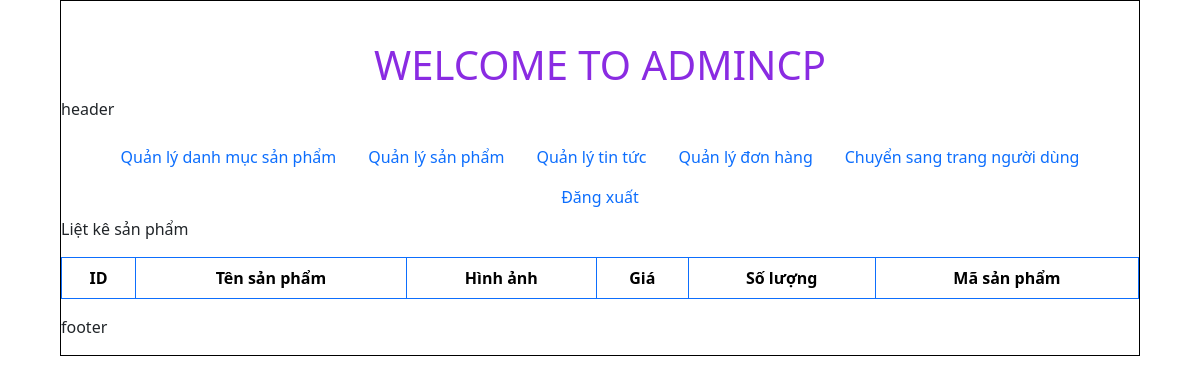
/admincp/index.php?action=quanlydonhang&query=lietkesanpham&id_donhang=107, run on an earlier commit of the app's database.
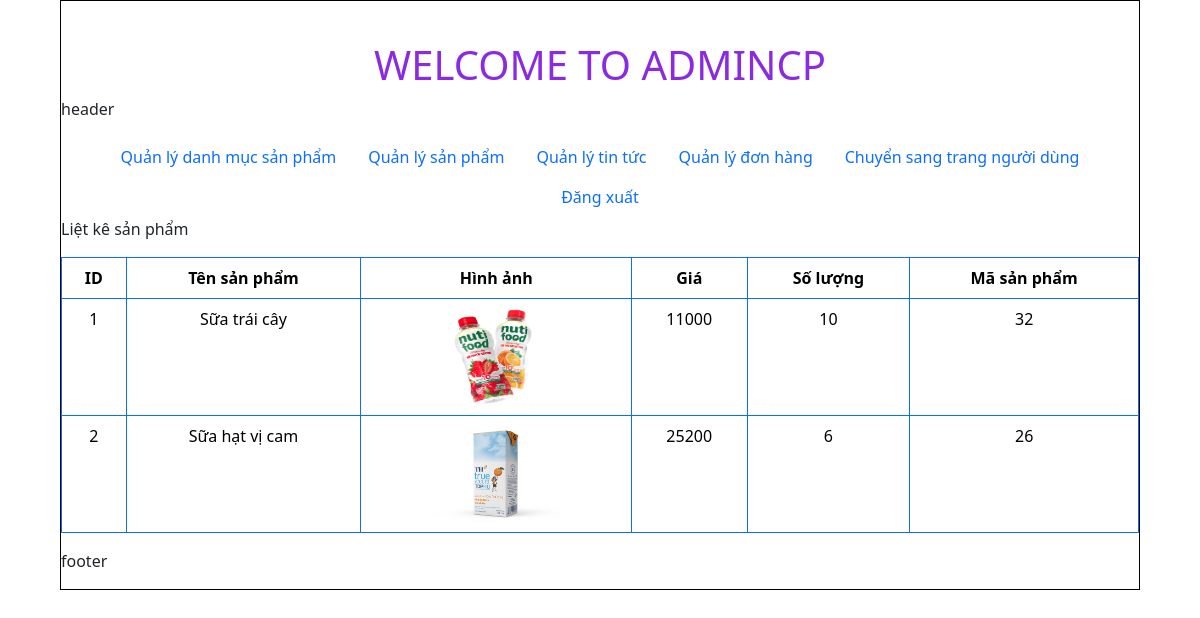
And on a later commit of the database.
### tables this page shows
CREATE TABLE `tbl_giohang_dathanhtoan` (
  `id` int(11) NOT NULL,
  `id_sanpham` int(11) NOT NULL,
  `ten_sanpham` varchar(250) NOT NULL,
  `soluong_dat` int(11) NOT NULL,
  `ma_sanpham` varchar(250) NOT NULL,
  `gia_sanpham` varchar(250) NOT NULL,
  `hinhanh_sanpham` text NOT NULL,
  `id_donhang` int(11) NOT NULL,
  `id_dathang` int(11) NOT NULL
);

### admincp/modules/quanlydonhang/lietkesanphamdonhang.php (the view)
<?php
$sql_lietke_sanphamdonhang = "SELECT * FROM tbl_giohang_dathanhtoan WHERE id_donhang = '$_GET[id_donhang]'";
$query_lietke_sanphamdonhang = mysqli_query($conn, $sql_lietke_sanphamdonhang);
?>
<p>Liệt kê sản phẩm</p>
<center>
  <form method="post">
    <table class="table table-bordered border-primary" style="text-align: center;">
      <thead>
        <tr>
          <th scope="col">ID</th>
          <th scope="col">Tên sản phẩm</th>
          <th scope="col">Hình ảnh</th>
          <th scope="col">Giá</th>
          <th scope="col">Số lượng</th>
          <th scope="col">Mã sản phẩm</th>
        </tr>
      </thead>
      <tbody>
        <?php
        $i = 0;
        while ($row = mysqli_fetch_array($query_lietke_sanphamdonhang)) {
          $i++;
        ?>
          <tr>
            <td><?php echo $i ?></td>
            <td><?php echo $row['ten_sanpham'] ?></td>
            <td><img src='modules/quanlysanpham/Upload/<?php echo $row['hinhanh_sanpham'] ?>' width=130px height=100px></td>
            <td><?php echo $row['gia_sanpham'] ?></td>
            <td><?php echo $row['soluong_dat'] ?></td>
            <td><?php echo $row['ma_sanpham'] ?></td>
          </tr>
        <?php
        }
        ?>
      </tbody>
    </table>
  </form>
</center>

### admincp/index.php (shortened to what this page needs)
<!DOCTYPE html>
<html lang="en">
<head>
    <link rel="stylesheet" type="text/css" href="css/styleadmincp.css">
    <link href="https://cdn.jsdelivr.net/npm/bootstrap@5.3.2/dist/css/bootstrap.min.css" rel="stylesheet"
>
    <link rel="stylesheet" href="https://cdnjs.cloudflare.com/ajax/libs/font-awesome/5.15.4/css/all.min.css" />
</head>
<body>
    <div class="wrapper">
    <h2 class = "title_admin"><center>WELCOME TO ADMINCP</center></h2>
<?php
            include("modules/header.php");
            include("modules/menu.php");
            include("modules/main.php");
            include("modules/footer.php");
        ?>
        </div>
</body>
</html>

### admincp/modules/header.php
<p>header</p>

### admincp/modules/menu.php
<ul class="nav justify-content-center">
  <li class="nav-item">
    <a class="nav-link" href="index.php?action=quanlydanhmucsanpham&query=them">Quản lý danh mục sản phẩm</a>
  </li>
  <li class="nav-item">
    <a class="nav-link" href="index.php?action=quanlysanpham&query=them">Quản lý sản phẩm</a>
  </li>
  <li class="nav-item">
    <a class="nav-link" href="index.php?action=quanlytintuc&query=them">Quản lý tin tức</a>
  </li>
  <li class="nav-item">
    <a class="nav-link" href="index.php?action=quanlydonhang&query=lietke">Quản lý đơn hàng</a>
  </li>
  <li class="nav-item">
    <a class="nav-link" href="/TDQMilk/index.php">Chuyển sang trang người dùng</a>
  </li>
  <li class="nav-item">
    <a class="nav-link" href="index.php?action=dangxuat&query=dangxuat">Đăng xuất</a>
  </li>
</ul>

### admincp/modules/main.php
<div class="main">
<?php
            if(isset($_GET['action']) && $_GET['query']){
                $tam = $_GET['action'];
                $query = $_GET['query'];
            }else{
                $tam = '';
                $query = '';
            }
            if($tam == 'quanlydanhmucsanpham' && $query == 'them'){
                include("modules/quanlydanhmucsanpham/them.php");
                include("modules/quanlydanhmucsanpham/lietke.php");
            }elseif($tam == 'quanlydanhmucsanpham' && $query == 'sua'){
                include('modules/quanlydanhmucsanpham/sua.php');
            }elseif($tam == 'quanlysanpham' && $query == 'them'){
                include('modules/quanlysanpham/them.php');
                include("modules/quanlysanpham/lietke.php");
            }elseif($tam == 'quanlysanpham' && $query == 'sua'){
                include('modules/quanlysanpham/sua.php');
            }elseif($tam == 'quanlytintuc' && $query == 'them'){
                include('modules/quanlytintuc/them.php');
                include("modules/quanlytintuc/lietke.php");
            }elseif($tam == 'quanlytintuc' && $query == 'sua'){
                include('modules/quanlytintuc/sua.php');
            }elseif($tam == 'quanlydonhang' && $query == 'lietke'){
                include('modules/quanlydonhang/lietkedonhang.php');
            }elseif($tam == 'quanlydonhang' && $query == 'lietkesanpham'){
                include('modules/quanlydonhang/lietkesanphamdonhang.php');
            }elseif($tam == 'dangxuat' && $query == 'dangxuat'){
                include('../pages/Logout/logout.php');
            }else{
                include("modules/dashboard.php");
            }
        ?>
</div>

### admincp/modules/footer.php
<p>footer</p>

### admincp/css/styleadmincp.css (style rules this page uses)
.wrapper { border: 1px solid #000; height: auto; width: 90%; margin: 0 auto; }
.title_admin { font-size: 40px; margin-top: 40px; color: blueviolet; }

What changed in the data, as far as the page shows it:
added tbl_giohang_dathanhtoan: ten_sanpham "Sữa trái cây", hinhanh_sanpham (picture), gia_sanpham "11000", soluong_dat "10", ma_sanpham "32"
added tbl_giohang_dathanhtoan: ten_sanpham "Sữa hạt vị cam", hinhanh_sanpham (picture), gia_sanpham "25200", soluong_dat "6", ma_sanpham "26"
